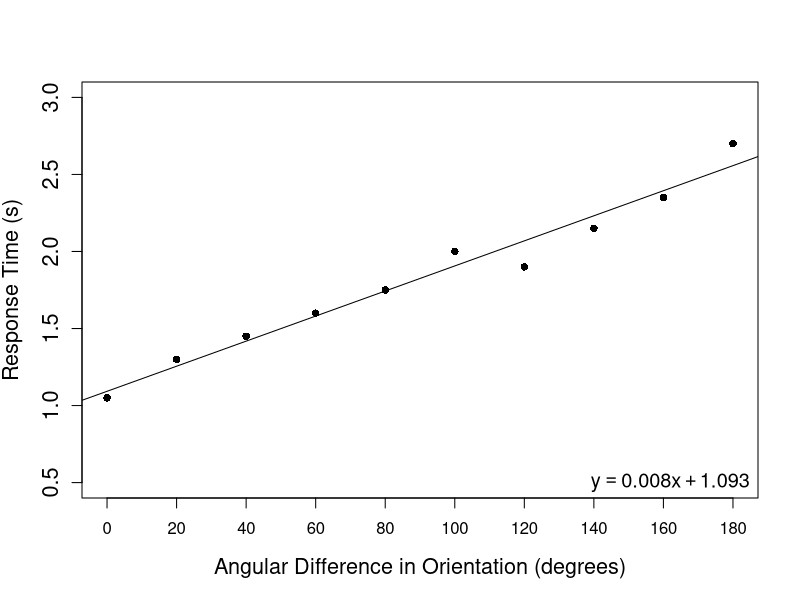
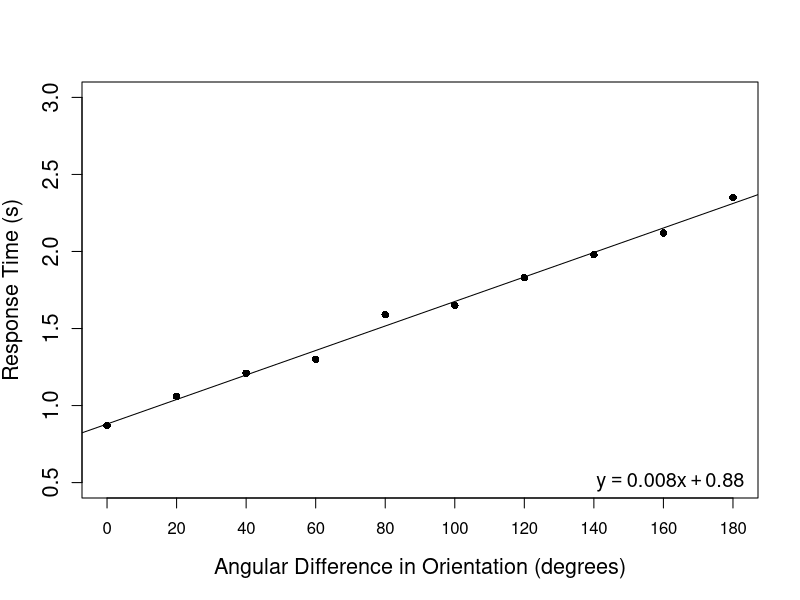

Source code (R) for these figures, in order:
packages <- c("here")

for (package in packages) {
    if (!require(package, character.only=T, quietly=T)) {
        install.packages(package, repos="https://www.stats.bris.ac.uk/R/")
        library(package, character.only=TRUE)
    }
}

dat <- read.csv(here("rotation-output.csv"), header=TRUE)

pdf(here("rotation-data-humans.pdf"), width=8.0, height=8.0, onefile=FALSE, paper="special")
plot(dat$Xvariable, dat$Humans, xlim = c(0,180), ylim = c(0.5,3.0), pch=16, cex=1.0, col="black", xaxt="n", xlab = "Angular Difference in Orientation (degrees)", ylab = "Response Time (s)", cex.axis=1.3, cex.lab=1.3)
axis(1, at = seq(0, 180, by = 20))
lm_mod <- lm(dat$Humans ~ dat$Xvariable)
abline(lm_mod)
lm_coef <- round(coef(lm_mod), 3) # extract coefficients
# mtext(bquote(y == .(lm_coef[2])*x + .(lm_coef[1])), adj=1, padj=0)
text(162, 0.5, bquote(y == .(lm_coef[2])*x + .(lm_coef[1])), cex=1.2)
dev.off()

pdf(here("rotation-data-model.pdf"), width=8.0, height=8.0, onefile=FALSE, paper="special")
plot(dat$Xvariable, dat$Model, xlim = c(0,180), ylim = c(0.5,3.0), pch=16, cex=1.0, col="black", xaxt="n", xlab = "Angular Difference in Orientation (degrees)", ylab = "Response Time (s)", cex.axis=1.3, cex.lab=1.3)
axis(1, at = seq(0, 180, by = 20))
lm_mod <- lm(dat$Model ~ dat$Xvariable)
abline(lm_mod)
lm_coef <- round(coef(lm_mod), 3) # extract coefficients
# mtext(bquote(y == .(lm_coef[2])*x + .(lm_coef[1])), adj=1, padj=0)
text(162, 0.5, bquote(y == .(lm_coef[2])*x + .(lm_coef[1])), cex=1.2)
dev.off()
